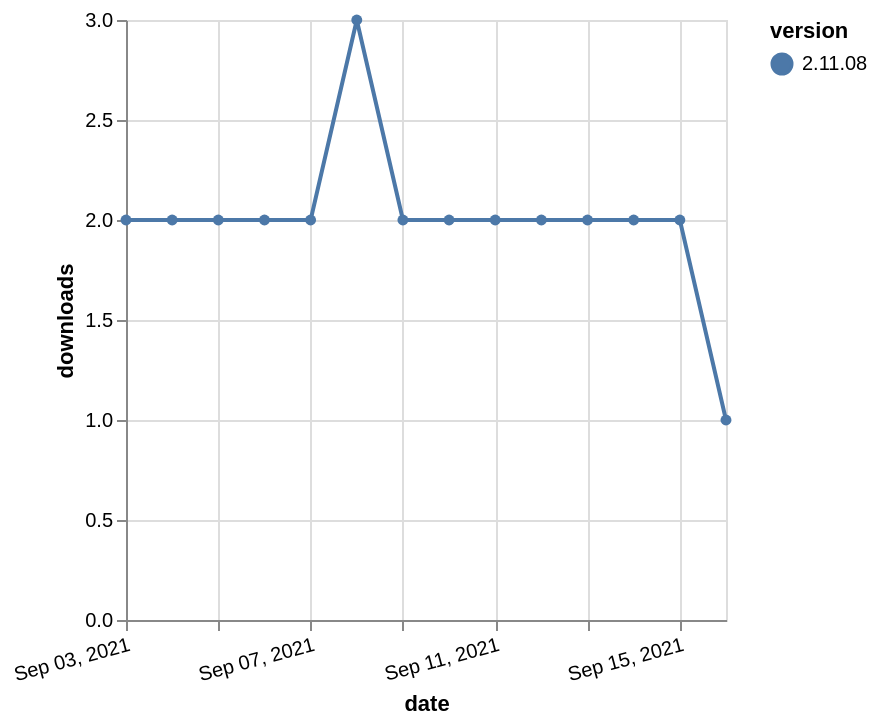

Write the Vega-Lite specification saved for this chart.
### Vega-Lite specification from a JSON file in a GitHub repository (floating-point values rounded to 4 significant figures)
{"$schema": "https://vega.github.io/schema/vega-lite/v5.json", "description": "A simple bar chart with embedded data.", "data": {"values": [{"date": "2021-09-03", "total": 2686, "delta": 2, "version": "2.11.08"}, {"date": "2021-09-04", "total": 2688, "delta": 2, "version": "2.11.08"}, {"date": "2021-09-05", "total": 2690, "delta": 2, "version": "2.11.08"}, {"date": "2021-09-06", "total": 2692, "delta": 2, "version": "2.11.08"}, {"date": "2021-09-07", "total": 2694, "delta": 2, "version": "2.11.08"}, {"date": "2021-09-08", "total": 2697, "delta": 3, "version": "2.11.08"}, {"date": "2021-09-09", "total": 2699, "delta": 2, "version": "2.11.08"}, {"date": "2021-09-10", "total": 2701, "delta": 2, "version": "2.11.08"}, {"date": "2021-09-11", "total": 2703, "delta": 2, "version": "2.11.08"}, {"date": "2021-09-12", "total": 2705, "delta": 2, "version": "2.11.08"}, {"date": "2021-09-13", "total": 2707, "delta": 2, "version": "2.11.08"}, {"date": "2021-09-14", "total": 2709, "delta": 2, "version": "2.11.08"}, {"date": "2021-09-15", "total": 2711, "delta": 2, "version": "2.11.08"}, {"date": "2021-09-16", "total": 2712, "delta": 1, "version": "2.11.08"}]}, "width": "container", "mark": {"type": "line", "point": {"filled": true}}, "encoding": {"x": {"field": "date", "type": "temporal", "timeUnit": "yearmonthdate", "title": "date", "axis": {"labelAngle": -15}}, "y": {"field": "delta", "type": "quantitative", "title": "downloads"}, "color": {"field": "version", "type": "nominal"}, "tooltip": {"field": "delta"}}}
